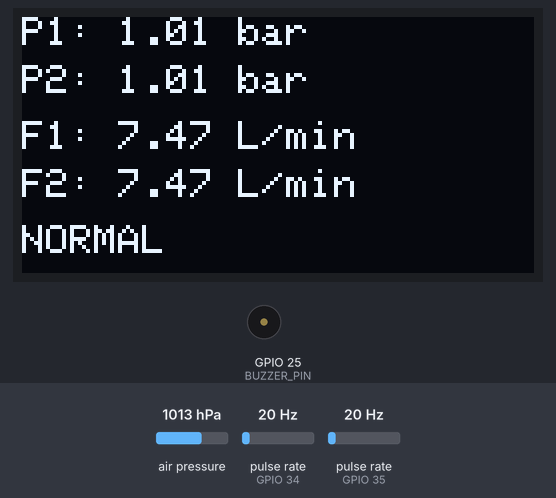
The sketch below on a simulated ESP32. Shown: 128×64 one-colour display, buzzer (waves = sounding, pin HIGH). Wiring (inferred from the names in the program): 2 × pulse sensor: data GPIO 34 / data GPIO 35. The inputs (shaded band) are chosen by the test bench; at power-on: air pressure 1013 hPa, pulse rate (sensors on GPIO 34, GPIO 35) 20 Hz. WiFi joins after 1.5 s; servers stay silent unless stated; not simulated (calls return 0 or success): secrets.h; what the sketch prints to the serial monitor is not drawn.

Above: at 5.4 s.
5.5 s: air pressure set to 952 hPa
At 6.7 s:
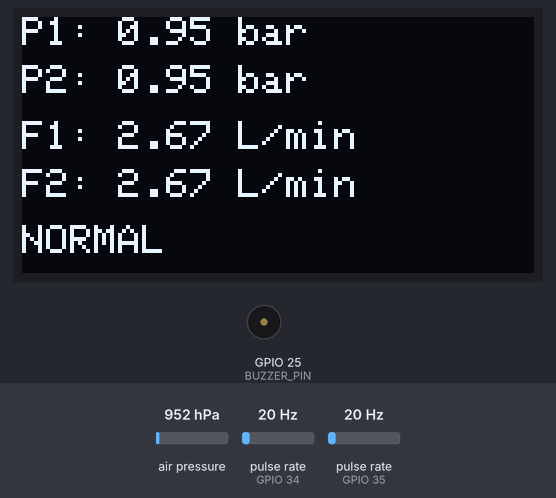
8.6 s: pulse rate (sensor on GPIO 34) set to 4 Hz
At 9.8 s:
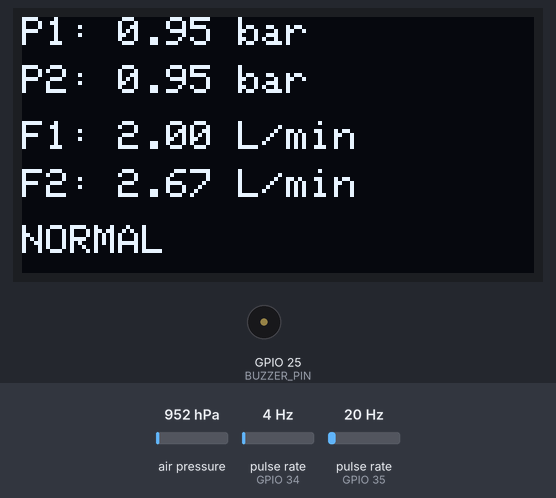
11.5 s: pulse rate (sensor on GPIO 35) set to 4 Hz
At 13.8 s:
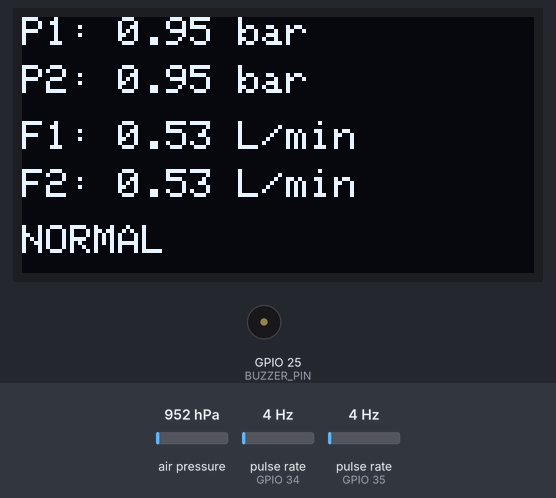
14.6 s: air pressure set to 975 hPa
At 17.0 s:
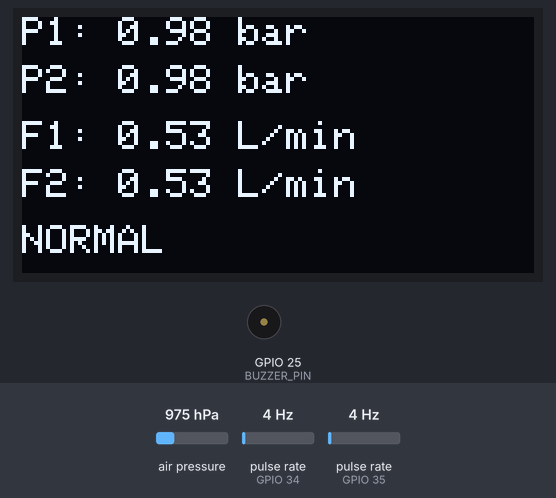
17.7 s: pulse rate (sensor on GPIO 34) set to 50 Hz
At 19.1 s:
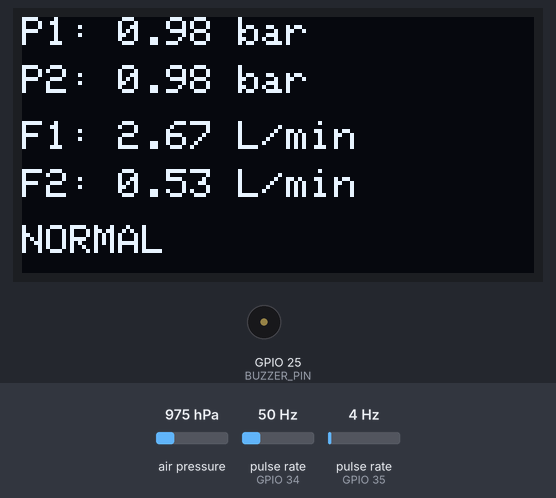
20.8 s: pulse rate (sensor on GPIO 35) set to 50 Hz
At 22.1 s:
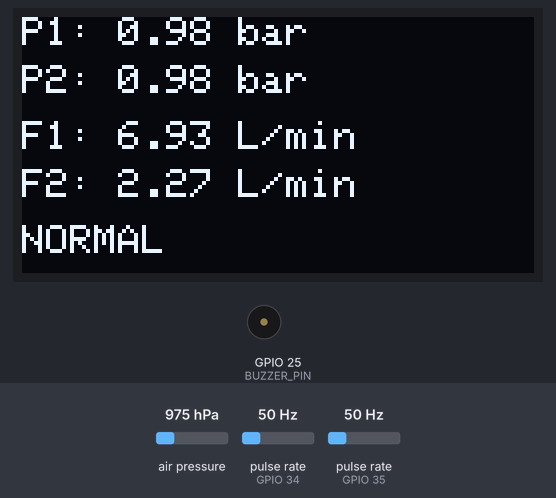
Timing chart, 0 to 23.8 s (numbered marks = the images above; inputs shaded):
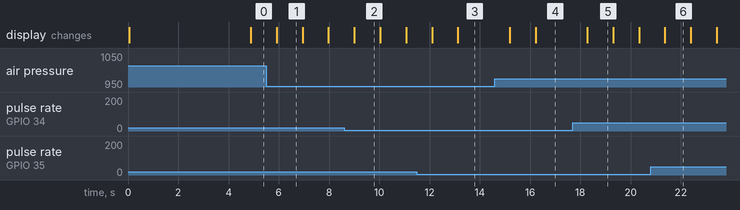

Measured:
- after the input at 11.5 s, the display: first changes after 0.60 s (image 3 shows a later state)
- after the input at 14.6 s, the display: first changes after 0.59 s (image 4 shows a later state)
- after the input at 17.7 s, the display: changes after 0.58 s (image 5)
- what the display in image 1 shows lasts 1.0 s, from 5.9 s to 6.9 s

The sketch:

air_leak_.ino
```cpp
#define BLYNK_PRINT Serial

#include <Wire.h>
#include <WiFi.h>
#include <BlynkSimpleEsp32.h>
#include <Adafruit_Sensor.h>
#include <Adafruit_BMP280.h>
#include <Adafruit_GFX.h>
#include <Adafruit_SSD1306.h>

#include "secrets.h"

// ================= BLYNK =================
char ssid[] = WIFI_SSID;
char pass[] = WIFI_PASSWORD;

// ================= I2C =================
#define SDA_PIN 21
#define SCL_PIN 22

// ================= OLED =================
#define SCREEN_WIDTH 128
#define SCREEN_HEIGHT 64

Adafruit_SSD1306 display(
  SCREEN_WIDTH,
  SCREEN_HEIGHT,
  &Wire,
  -1
);

// ================= BMP280 =================
Adafruit_BMP280 bmp1;
Adafruit_BMP280 bmp2;

// ================= FLOW SENSORS =================
#define FLOW1_PIN 34
#define FLOW2_PIN 35

// ================= BUZZER =================
#define BUZZER_PIN 25

// ================= VARIABLES =================
volatile int pulse1 = 0;
volatile int pulse2 = 0;

float flow1_rate = 0;
float flow2_rate = 0;

unsigned long lastTime = 0;
unsigned long buzzerTimer = 0;

String leakStatus = "";

// ================= INTERRUPTS =================
void IRAM_ATTR flow1_ISR()
{
  pulse1++;
}

void IRAM_ATTR flow2_ISR()
{
  pulse2++;
}

// ================= SETUP =================
void setup()
{
  Serial.begin(115200);

  // Initialize I2C
  Wire.begin(SDA_PIN, SCL_PIN);

  // ================= OLED =================
  if (!display.begin(SSD1306_SWITCHCAPVCC, 0x3C))
  {
    Serial.println("OLED ERROR");
    while (1);
  }

  display.clearDisplay();
  display.setTextSize(1);
  display.setTextColor(SSD1306_WHITE);
  display.setCursor(0, 0);
  display.println("OLED OK");
  display.display();

  delay(2000);

  // ================= BMP280 =================
  if (!bmp1.begin(0x76))
  {
    Serial.println("BMP1 ERROR");
    while (1);
  }

  if (!bmp2.begin(0x77))
  {
    Serial.println("BMP2 ERROR");
    while (1);
  }

  // ================= FLOW SENSOR =================
  pinMode(FLOW1_PIN, INPUT);
  pinMode(FLOW2_PIN, INPUT);

  // ================= BUZZER =================
  pinMode(BUZZER_PIN, OUTPUT);
  digitalWrite(BUZZER_PIN, LOW);

  // ================= INTERRUPTS =================
  attachInterrupt(
    digitalPinToInterrupt(FLOW1_PIN),
    flow1_ISR,
    RISING
  );

  attachInterrupt(
    digitalPinToInterrupt(FLOW2_PIN),
    flow2_ISR,
    RISING
  );

  // ================= BLYNK =================
  Blynk.begin(
    BLYNK_AUTH_TOKEN,
    ssid,
    pass
  );

  lastTime = millis();

  Serial.println("System Started");
}

// ================= LOOP =================
void loop()
{
  Blynk.run();

  if (millis() - lastTime >= 1000)
  {
    // Disable interrupts while calculating pulses
    detachInterrupt(digitalPinToInterrupt(FLOW1_PIN));
    detachInterrupt(digitalPinToInterrupt(FLOW2_PIN));

    unsigned long duration = millis() - lastTime;

    // Flow calculation
    flow1_rate =
      (pulse1 / 7.5) *
      (1000.0 / duration);

    flow2_rate =
      (pulse2 / 7.5) *
      (1000.0 / duration);

    // Reset pulse counters
    pulse1 = 0;
    pulse2 = 0;

    // Re-enable interrupts
    attachInterrupt(
      digitalPinToInterrupt(FLOW1_PIN),
      flow1_ISR,
      RISING
    );

    attachInterrupt(
      digitalPinToInterrupt(FLOW2_PIN),
      flow2_ISR,
      RISING
    );

    // ================= PRESSURE =================
    float rawP1 = bmp1.readPressure() / 100.0;
    float rawP2 = bmp2.readPressure() / 100.0;

    float displayP1 = 0;
    float displayP2 = 0;

    // ================= LEAK LOGIC =================

    // System OFF
    if (
      flow1_rate < 0.2 &&
      flow2_rate < 0.2 &&
      rawP1 < 100 &&
      rawP2 < 100
    )
    {
      leakStatus = "SYSTEM OFF";

      displayP1 = 0;
      displayP2 = 0;
    }

    // Leak in Stage 2
    else if (
      rawP1 >= 800 &&
      rawP2 <= 400
    )
    {
      leakStatus = "LEAK IN STAGE 2";

      displayP1 = rawP1 / 1000.0;
      displayP2 = rawP2 / 1000.0;
    }

    // Leak in Stage 1
    else if (
      rawP1 < 1000 &&
      rawP2 <= 700
    )
    {
      leakStatus = "LEAK IN STAGE 1";

      displayP1 = rawP1 / 1000.0;
      displayP2 = rawP2 / 1000.0;
    }

    // Normal condition
    else
    {
      leakStatus = "NORMAL";

      displayP1 = rawP1 / 1000.0;
      displayP2 = rawP2 / 1000.0;
    }

    // ================= BUZZER =================
    if (
      leakStatus == "LEAK IN STAGE 1" ||
      leakStatus == "LEAK IN STAGE 2"
    )
    {
      if (millis() - buzzerTimer > 200)
      {
        digitalWrite(
          BUZZER_PIN,
          !digitalRead(BUZZER_PIN)
        );

        buzzerTimer = millis();
      }
    }
    else
    {
      digitalWrite(BUZZER_PIN, LOW);
    }

    // ================= SERIAL MONITOR =================
    Serial.print("P1: ");
    Serial.print(displayP1);
    Serial.print(" bar | ");

    Serial.print("P2: ");
    Serial.print(displayP2);
    Serial.print(" bar | ");

    Serial.print("F1: ");
    Serial.print(flow1_rate);
    Serial.print(" L/min | ");

    Serial.print("F2: ");
    Serial.print(flow2_rate);
    Serial.print(" L/min | ");

    Serial.println(leakStatus);

    // ================= OLED =================
    display.clearDisplay();

    display.setCursor(0, 0);
    display.print("P1: ");
    display.print(displayP1, 2);
    display.print(" bar");

    display.setCursor(0, 12);
    display.print("P2: ");
    display.print(displayP2, 2);
    display.print(" bar");

    display.setCursor(0, 26);
    display.print("F1: ");
    display.print(flow1_rate, 2);
    display.print(" L/min");

    display.setCursor(0, 38);
    display.print("F2: ");
    display.print(flow2_rate, 2);
    display.print(" L/min");

    display.setCursor(0, 52);
    display.print(leakStatus);

    display.display();

    // ================= BLYNK =================
    Blynk.virtualWrite(V0, displayP1);
    Blynk.virtualWrite(V1, displayP2);
    Blynk.virtualWrite(V2, flow1_rate);
    Blynk.virtualWrite(V3, flow2_rate);
    Blynk.virtualWrite(V4, leakStatus);

    // Update timer
    lastTime = millis();
  }
}
```
